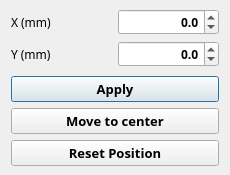
<?xml version="1.0" encoding="UTF-8"?>
<ui version="4.0">
 <class>MoveDialog</class>
 <widget class="QDialog" name="MoveDialog">
  <property name="geometry">
   <rect>
    <x>0</x>
    <y>0</y>
    <width>230</width>
    <height>175</height>
   </rect>
  </property>
  <property name="windowTitle">
   <string>Move</string>
  </property>
  <layout class="QVBoxLayout" name="verticalLayout_3">
   <property name="spacing">
    <number>0</number>
   </property>
   <property name="leftMargin">
    <number>0</number>
   </property>
   <property name="topMargin">
    <number>0</number>
   </property>
   <property name="rightMargin">
    <number>0</number>
   </property>
   <property name="bottomMargin">
    <number>0</number>
   </property>
   <item>
    <widget class="QFrame" name="frame_main">
     <property name="font">
      <font>
       <family>맑은 고딕</family>
       <pointsize>9</pointsize>
       <weight>50</weight>
       <bold>false</bold>
      </font>
     </property>
     <property name="frameShape">
      <enum>QFrame::NoFrame</enum>
     </property>
     <property name="frameShadow">
      <enum>QFrame::Plain</enum>
     </property>
     <property name="lineWidth">
      <number>0</number>
     </property>
     <layout class="QVBoxLayout" name="verticalLayout">
      <property name="spacing">
       <number>0</number>
      </property>
      <property name="leftMargin">
       <number>0</number>
      </property>
      <property name="topMargin">
       <number>0</number>
      </property>
      <property name="rightMargin">
       <number>0</number>
      </property>
      <property name="bottomMargin">
       <number>0</number>
      </property>
      <item>
       <widget class="QFrame" name="body">
        <property name="sizePolicy">
         <sizepolicy hsizetype="Preferred" vsizetype="Expanding">
          <horstretch>0</horstretch>
          <verstretch>0</verstretch>
         </sizepolicy>
        </property>
        <property name="font">
         <font>
          <family>맑은 고딕</family>
          <pointsize>9</pointsize>
          <weight>50</weight>
          <bold>false</bold>
         </font>
        </property>
        <property name="frameShape">
         <enum>QFrame::NoFrame</enum>
        </property>
        <property name="frameShadow">
         <enum>QFrame::Raised</enum>
        </property>
        <property name="lineWidth">
         <number>0</number>
        </property>
        <layout class="QVBoxLayout" name="verticalLayout_2">
         <property name="topMargin">
          <number>9</number>
         </property>
         <property name="bottomMargin">
          <number>9</number>
         </property>
         <item>
          <layout class="QGridLayout" name="gridLayout">
           <property name="bottomMargin">
            <number>0</number>
           </property>
           <item row="0" column="0">
            <widget class="QLabel" name="label">
             <property name="sizePolicy">
              <sizepolicy hsizetype="Preferred" vsizetype="Preferred">
               <horstretch>0</horstretch>
               <verstretch>0</verstretch>
              </sizepolicy>
             </property>
             <property name="minimumSize">
              <size>
               <width>0</width>
               <height>0</height>
              </size>
             </property>
             <property name="font">
              <font>
               <family>맑은 고딕</family>
               <pointsize>9</pointsize>
               <weight>50</weight>
               <bold>false</bold>
              </font>
             </property>
             <property name="text">
              <string>X (mm)</string>
             </property>
            </widget>
           </item>
           <item row="0" column="1">
            <widget class="QDoubleSpinBox" name="doubleSpinBox_trans_x">
             <property name="sizePolicy">
              <sizepolicy hsizetype="Minimum" vsizetype="Fixed">
               <horstretch>0</horstretch>
               <verstretch>0</verstretch>
              </sizepolicy>
             </property>
             <property name="maximumSize">
              <size>
               <width>16777215</width>
               <height>16777215</height>
              </size>
             </property>
             <property name="font">
              <font>
               <family>맑은 고딕</family>
               <pointsize>9</pointsize>
               <weight>75</weight>
               <bold>true</bold>
              </font>
             </property>
             <property name="alignment">
              <set>Qt::AlignRight|Qt::AlignTrailing|Qt::AlignVCenter</set>
             </property>
             <property name="decimals">
              <number>1</number>
             </property>
             <property name="minimum">
              <double>-200.000000000000000</double>
             </property>
             <property name="maximum">
              <double>200.000000000000000</double>
             </property>
            </widget>
           </item>
           <item row="1" column="0">
            <widget class="QLabel" name="label_2">
             <property name="sizePolicy">
              <sizepolicy hsizetype="Preferred" vsizetype="Preferred">
               <horstretch>0</horstretch>
               <verstretch>0</verstretch>
              </sizepolicy>
             </property>
             <property name="minimumSize">
              <size>
               <width>0</width>
               <height>0</height>
              </size>
             </property>
             <property name="font">
              <font>
               <family>맑은 고딕</family>
               <pointsize>9</pointsize>
               <weight>50</weight>
               <bold>false</bold>
              </font>
             </property>
             <property name="text">
              <string>Y (mm)</string>
             </property>
            </widget>
           </item>
           <item row="1" column="1">
            <widget class="QDoubleSpinBox" name="doubleSpinBox_trans_y">
             <property name="sizePolicy">
              <sizepolicy hsizetype="Minimum" vsizetype="Fixed">
               <horstretch>0</horstretch>
               <verstretch>0</verstretch>
              </sizepolicy>
             </property>
             <property name="maximumSize">
              <size>
               <width>16777215</width>
               <height>16777215</height>
              </size>
             </property>
             <property name="font">
              <font>
               <family>맑은 고딕</family>
               <pointsize>9</pointsize>
               <weight>75</weight>
               <bold>true</bold>
              </font>
             </property>
             <property name="alignment">
              <set>Qt::AlignRight|Qt::AlignTrailing|Qt::AlignVCenter</set>
             </property>
             <property name="decimals">
              <number>1</number>
             </property>
             <property name="minimum">
              <double>-200.000000000000000</double>
             </property>
             <property name="maximum">
              <double>200.000000000000000</double>
             </property>
            </widget>
           </item>
          </layout>
         </item>
         <item>
          <spacer name="verticalSpacer">
           <property name="font">
            <font>
             <family>맑은 고딕</family>
             <pointsize>9</pointsize>
             <weight>50</weight>
             <bold>false</bold>
            </font>
           </property>
           <property name="orientation">
            <enum>Qt::Vertical</enum>
           </property>
           <property name="sizeType">
            <enum>QSizePolicy::Expanding</enum>
           </property>
           <property name="sizeHint" stdset="0">
            <size>
             <width>20</width>
             <height>0</height>
            </size>
           </property>
          </spacer>
         </item>
         <item>
          <widget class="QPushButton" name="pushButton_apply_trans">
           <property name="enabled">
            <bool>true</bool>
           </property>
           <property name="sizePolicy">
            <sizepolicy hsizetype="Minimum" vsizetype="Fixed">
             <horstretch>0</horstretch>
             <verstretch>0</verstretch>
            </sizepolicy>
           </property>
           <property name="minimumSize">
            <size>
             <width>0</width>
             <height>0</height>
            </size>
           </property>
           <property name="font">
            <font>
             <family>맑은 고딕</family>
             <pointsize>10</pointsize>
             <weight>75</weight>
             <bold>true</bold>
            </font>
           </property>
           <property name="autoFillBackground">
            <bool>false</bool>
           </property>
           <property name="text">
            <string>Apply</string>
           </property>
           <property name="autoDefault">
            <bool>false</bool>
           </property>
           <property name="default">
            <bool>true</bool>
           </property>
           <property name="flat">
            <bool>false</bool>
           </property>
          </widget>
         </item>
         <item>
          <widget class="QPushButton" name="pushButton_bedcenter">
           <property name="sizePolicy">
            <sizepolicy hsizetype="Minimum" vsizetype="Fixed">
             <horstretch>0</horstretch>
             <verstretch>0</verstretch>
            </sizepolicy>
           </property>
           <property name="minimumSize">
            <size>
             <width>0</width>
             <height>0</height>
            </size>
           </property>
           <property name="font">
            <font>
             <family>맑은 고딕</family>
             <pointsize>10</pointsize>
             <weight>75</weight>
             <bold>true</bold>
            </font>
           </property>
           <property name="autoFillBackground">
            <bool>false</bool>
           </property>
           <property name="text">
            <string>Move to center</string>
           </property>
           <property name="autoDefault">
            <bool>false</bool>
           </property>
           <property name="flat">
            <bool>false</bool>
           </property>
          </widget>
         </item>
         <item>
          <widget class="QPushButton" name="pushButton_resetpos">
           <property name="sizePolicy">
            <sizepolicy hsizetype="Minimum" vsizetype="Fixed">
             <horstretch>0</horstretch>
             <verstretch>0</verstretch>
            </sizepolicy>
           </property>
           <property name="minimumSize">
            <size>
             <width>0</width>
             <height>0</height>
            </size>
           </property>
           <property name="font">
            <font>
             <family>맑은 고딕</family>
             <pointsize>10</pointsize>
             <weight>75</weight>
             <italic>false</italic>
             <bold>true</bold>
            </font>
           </property>
           <property name="autoFillBackground">
            <bool>false</bool>
           </property>
           <property name="text">
            <string>Reset Position</string>
           </property>
           <property name="autoDefault">
            <bool>false</bool>
           </property>
           <property name="flat">
            <bool>false</bool>
           </property>
          </widget>
         </item>
        </layout>
        <zorder>pushButton_resetpos</zorder>
        <zorder>pushButton_bedcenter</zorder>
        <zorder>pushButton_apply_trans</zorder>
        <zorder>verticalSpacer</zorder>
       </widget>
      </item>
     </layout>
    </widget>
   </item>
  </layout>
 </widget>
 <layoutdefault spacing="6" margin="11"/>
 <tabstops>
  <tabstop>pushButton_apply_trans</tabstop>
  <tabstop>pushButton_bedcenter</tabstop>
  <tabstop>pushButton_resetpos</tabstop>
  <tabstop>doubleSpinBox_trans_x</tabstop>
  <tabstop>doubleSpinBox_trans_y</tabstop>
 </tabstops>
 <resources>
  <include location="rodinP.qrc"/>
 </resources>
 <connections/>
</ui>
